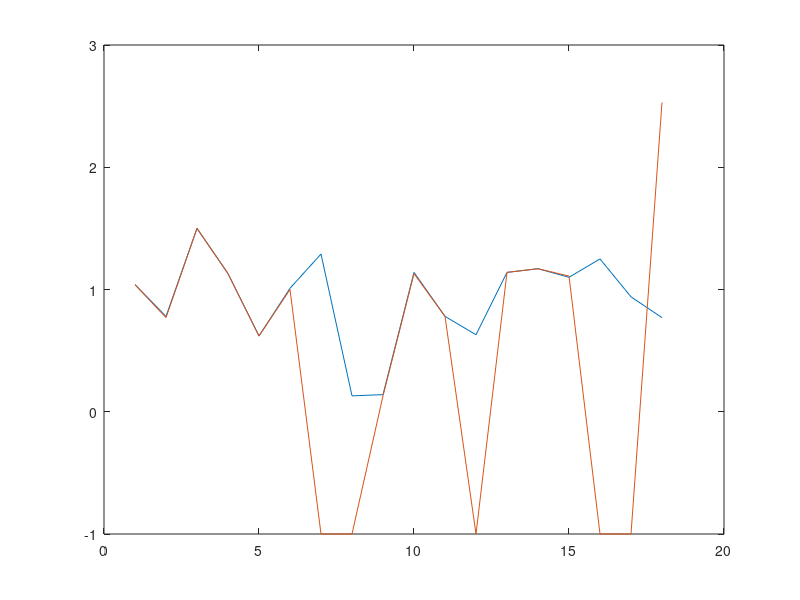

The MATLAB source for this figure:
function real_exp_plot
    T = [1795.37  , 125 , 1.04 ,1781.42 ,  1.04 ,1781.64 ;
1795.37  , 1091 , 0.78 ,1775.86 ,  0.77 ,1774.70 ;
1795.37  , 1324 , 1.50 ,1816.60 ,  1.50 ,1814.40 ;
2393.83 , 101 , 1.13 ,2303.53 ,  1.13 ,2301.69 ;
2393.83 , 300 , 0.62 ,2337.47 ,  0.62 ,2337.19 ;
2393.83 , 1206 , 1.01 ,2321.59 ,  1.00 ,2320.16 ;
3491.00 , 114 , 1.29 ,3454.11 ,  -1.00 ,-1.00 ;
3491.00 , 2688 , 0.13 ,3490.66 ,  -1.00 ,-1.00 ;
3491.00 , 2695 , 0.14 ,3490.96 ,  0.13 ,3491.00 ;
4987.14 , 407 , 1.14 ,5204.69 ,  1.13 ,5200.91 ;
4987.14 , 1058 , 0.78 ,5338.28 ,  0.78 ,5340.13 ;
4987.14 , 1916 , 0.63 ,5500.42 ,  -1.00 ,-1.00 ;
7480.71 , 444 , 1.14 ,8096.16 ,  1.14 ,8083.26 ;
7480.71 , 1037 , 1.17 ,9078.29 ,  1.17 ,9079.25 ;
7480.71 , 1743 , 1.10 ,8338.50 ,  1.11 ,8341.89 ;
10473.00 , 369 , 1.25 ,15184.75 ,  -1.00 ,-1.00 ;
10473.00 , 1169 , 0.94 ,14790.30 ,  -1.00 ,-1.00 ;
10473.00 , 1019 , 0.77 ,17843.48 ,  2.53 ,6503.70 ];
plot(1:18,T(:, 1), 1:18, T(:,4), 1:18, T(:,6))
plot(1:18, T(:, 2))
plot(1:18, T(:, 3), 1:18, T(:, 5))
end